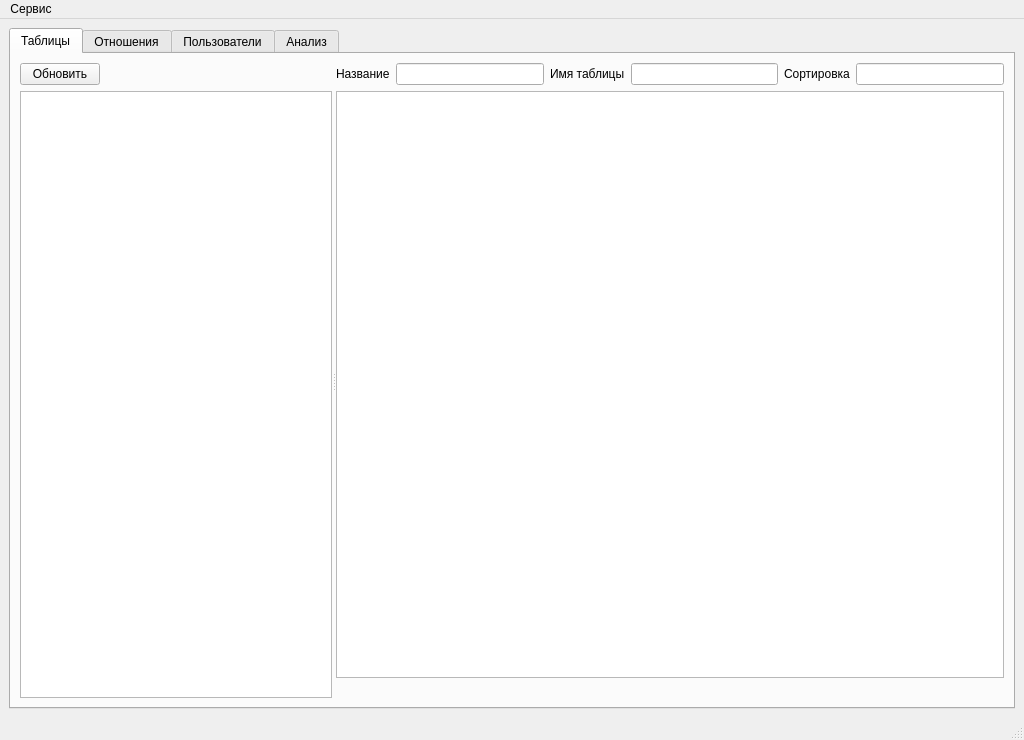
<?xml version="1.0" encoding="UTF-8"?>
<ui version="4.0">
 <class>MainWindow</class>
 <widget class="QMainWindow" name="MainWindow">
  <property name="geometry">
   <rect>
    <x>0</x>
    <y>0</y>
    <width>1024</width>
    <height>740</height>
   </rect>
  </property>
  <property name="windowTitle">
   <string>Настройка REST API</string>
  </property>
  <widget class="QWidget" name="centralwidget">
   <layout class="QVBoxLayout" name="verticalLayout_4">
    <item>
     <widget class="QTabWidget" name="tabWidget">
      <property name="currentIndex">
       <number>0</number>
      </property>
      <widget class="QWidget" name="tab_1">
       <attribute name="title">
        <string>Таблицы</string>
       </attribute>
       <layout class="QVBoxLayout" name="verticalLayout_3">
        <item>
         <widget class="QSplitter" name="splitter">
          <property name="orientation">
           <enum>Qt::Orientation::Horizontal</enum>
          </property>
          <widget class="QWidget" name="layoutWidget">
           <layout class="QVBoxLayout" name="verticalLayout">
            <item>
             <layout class="QHBoxLayout" name="horizontalLayout_2">
              <item>
               <widget class="QPushButton" name="pushButton">
                <property name="text">
                 <string>Обновить</string>
                </property>
               </widget>
              </item>
              <item>
               <spacer name="horizontalSpacer">
                <property name="orientation">
                 <enum>Qt::Orientation::Horizontal</enum>
                </property>
                <property name="sizeHint" stdset="0">
                 <size>
                  <width>40</width>
                  <height>20</height>
                 </size>
                </property>
               </spacer>
              </item>
             </layout>
            </item>
            <item>
             <widget class="RestTableView" name="tableViewTable"/>
            </item>
           </layout>
          </widget>
          <widget class="QWidget" name="layoutWidget">
           <layout class="QVBoxLayout" name="verticalLayout_2">
            <item>
             <layout class="QHBoxLayout" name="horizontalLayout">
              <item>
               <widget class="QLabel" name="label">
                <property name="text">
                 <string>Название</string>
                </property>
               </widget>
              </item>
              <item>
               <widget class="QLineEdit" name="lineEditNam"/>
              </item>
              <item>
               <widget class="QLabel" name="label_2">
                <property name="text">
                 <string>Имя таблицы</string>
                </property>
               </widget>
              </item>
              <item>
               <widget class="QLineEdit" name="lineEditTbl"/>
              </item>
              <item>
               <widget class="QLabel" name="label_3">
                <property name="text">
                 <string>Сортировка</string>
                </property>
               </widget>
              </item>
              <item>
               <widget class="QLineEdit" name="lineEditSort"/>
              </item>
             </layout>
            </item>
            <item>
             <widget class="RestTableView" name="tableViewData"/>
            </item>
            <item>
             <layout class="QHBoxLayout" name="horizontalLayoutMap">
              <item>
               <spacer name="horizontalSpacer_2">
                <property name="orientation">
                 <enum>Qt::Orientation::Horizontal</enum>
                </property>
                <property name="sizeHint" stdset="0">
                 <size>
                  <width>40</width>
                  <height>20</height>
                 </size>
                </property>
               </spacer>
              </item>
             </layout>
            </item>
           </layout>
          </widget>
         </widget>
        </item>
       </layout>
      </widget>
      <widget class="QWidget" name="tab_2">
       <attribute name="title">
        <string>Отношения</string>
       </attribute>
       <layout class="QVBoxLayout" name="verticalLayout_5">
        <item>
         <widget class="RestTableView" name="tableViewRel"/>
        </item>
       </layout>
      </widget>
      <widget class="QWidget" name="tab">
       <attribute name="title">
        <string>Пользователи</string>
       </attribute>
       <layout class="QVBoxLayout" name="verticalLayout_7">
        <item>
         <widget class="QSplitter" name="splitter_2">
          <property name="orientation">
           <enum>Qt::Orientation::Horizontal</enum>
          </property>
          <widget class="RestTableView" name="tableViewUsers">
           <property name="sizePolicy">
            <sizepolicy hsizetype="Preferred" vsizetype="Expanding">
             <horstretch>0</horstretch>
             <verstretch>0</verstretch>
            </sizepolicy>
           </property>
           <property name="maximumSize">
            <size>
             <width>200</width>
             <height>16777215</height>
            </size>
           </property>
          </widget>
          <widget class="QWidget" name="">
           <layout class="QVBoxLayout" name="verticalLayout_6">
            <item>
             <layout class="QHBoxLayout" name="horizontalLayout_3">
              <item>
               <widget class="QLabel" name="label_5">
                <property name="text">
                 <string>Имя пользователя</string>
                </property>
               </widget>
              </item>
              <item>
               <widget class="QLineEdit" name="lineEditUser"/>
              </item>
              <item>
               <widget class="QLabel" name="label_4">
                <property name="text">
                 <string>Группы:</string>
                </property>
               </widget>
              </item>
              <item>
               <spacer name="horizontalSpacer_3">
                <property name="orientation">
                 <enum>Qt::Orientation::Horizontal</enum>
                </property>
                <property name="sizeHint" stdset="0">
                 <size>
                  <width>40</width>
                  <height>20</height>
                 </size>
                </property>
               </spacer>
              </item>
              <item>
               <widget class="QPushButton" name="pushButtonPass">
                <property name="text">
                 <string>Задать пароль</string>
                </property>
               </widget>
              </item>
             </layout>
            </item>
            <item>
             <widget class="RestTableView" name="tableViewGroup"/>
            </item>
            <item>
             <layout class="QHBoxLayout" name="horizontalLayoutMapUser">
              <item>
               <spacer name="horizontalSpacer_4">
                <property name="orientation">
                 <enum>Qt::Orientation::Horizontal</enum>
                </property>
                <property name="sizeHint" stdset="0">
                 <size>
                  <width>40</width>
                  <height>20</height>
                 </size>
                </property>
               </spacer>
              </item>
             </layout>
            </item>
           </layout>
          </widget>
         </widget>
        </item>
       </layout>
      </widget>
      <widget class="QWidget" name="tab_3">
       <attribute name="title">
        <string>Анализ</string>
       </attribute>
       <layout class="QVBoxLayout" name="verticalLayout_8">
        <item>
         <widget class="RestTableView" name="tableViewOlaps"/>
        </item>
       </layout>
      </widget>
     </widget>
    </item>
   </layout>
  </widget>
  <widget class="QStatusBar" name="statusbar"/>
  <widget class="QMenuBar" name="menubar">
   <property name="geometry">
    <rect>
     <x>0</x>
     <y>0</y>
     <width>1024</width>
     <height>30</height>
    </rect>
   </property>
   <widget class="QMenu" name="menu">
    <property name="title">
     <string>Сервис</string>
    </property>
    <addaction name="action_autorest_api"/>
   </widget>
   <addaction name="menu"/>
  </widget>
  <action name="action_autorest_api">
   <property name="text">
    <string>Обновить данные autorest api</string>
   </property>
  </action>
 </widget>
 <customwidgets>
  <customwidget>
   <class>RestTableView</class>
   <extends>QTableView</extends>
   <header>rest/resttableview.h</header>
  </customwidget>
 </customwidgets>
 <resources/>
 <connections/>
</ui>
